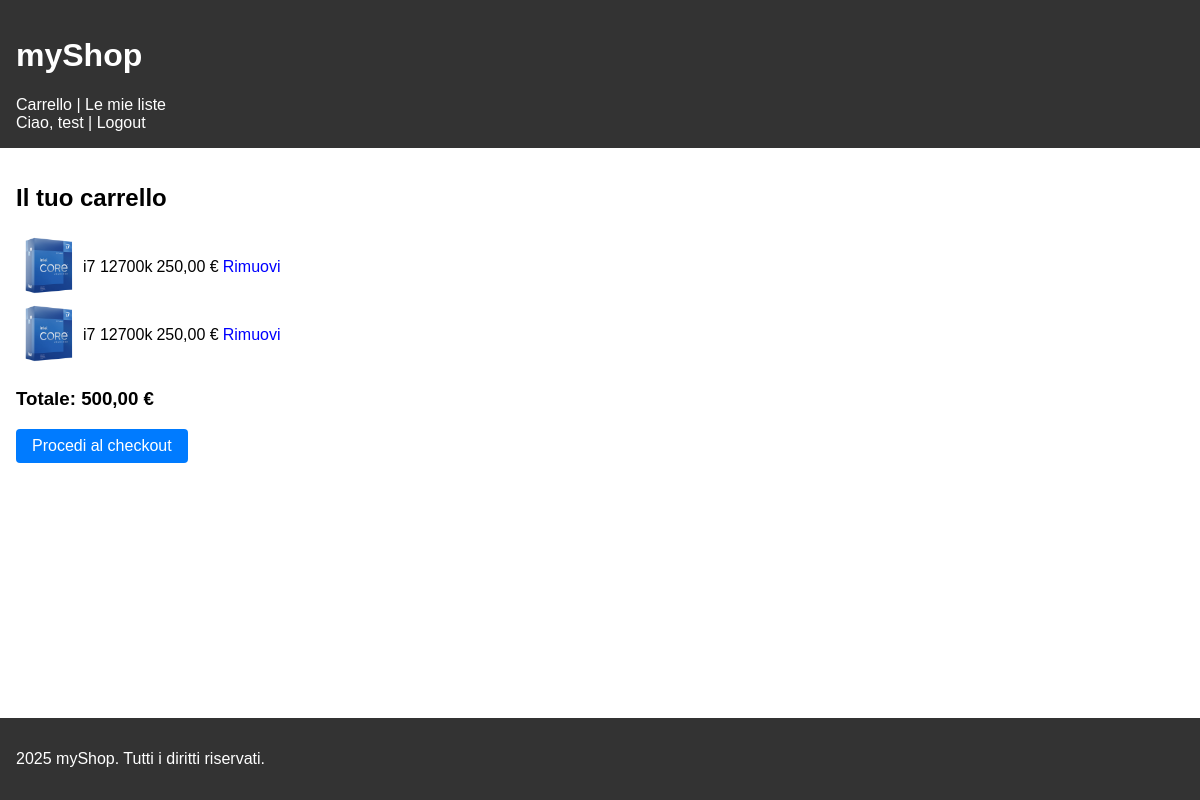
Before: /cart.php (signed in) with the older database file.
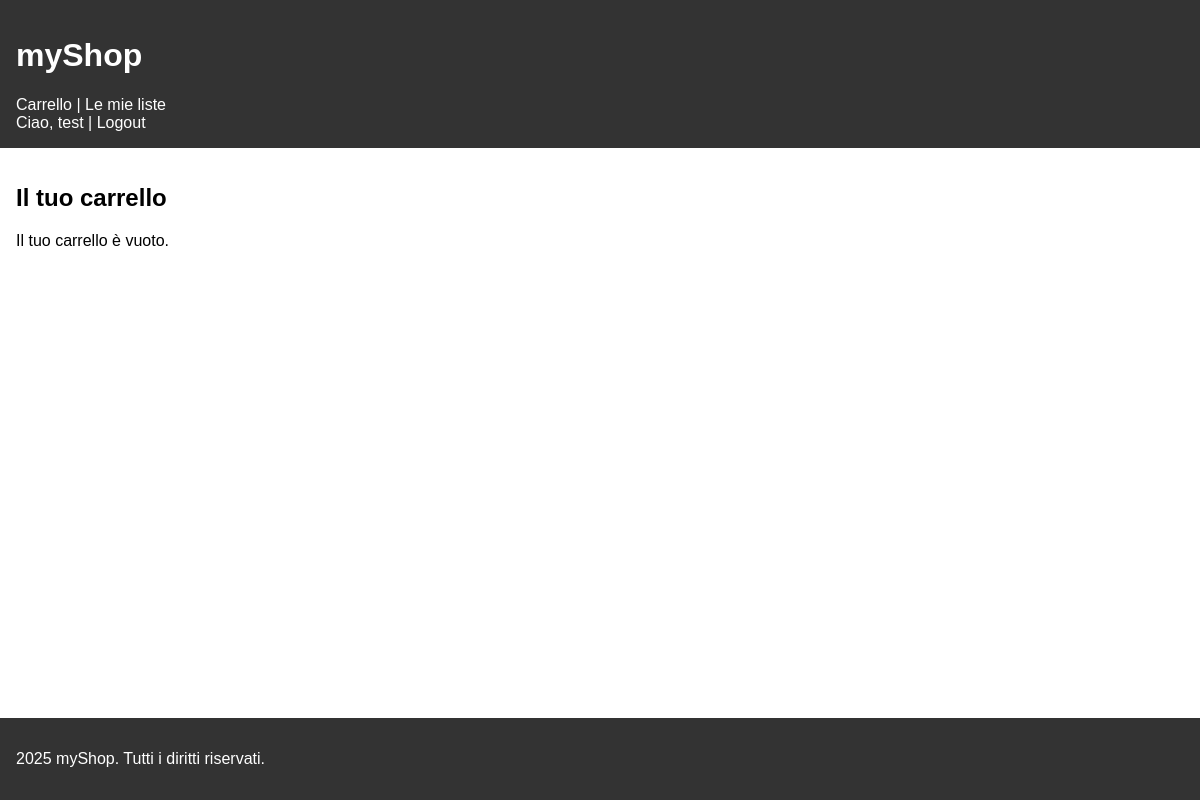
After: the same page with the newer database file.
### tables this page shows
CREATE TABLE IF NOT EXISTS `item_carrello` (
  `id` int NOT NULL AUTO_INCREMENT,
  `id_utente` int NOT NULL,
  `id_prodotto` int NOT NULL,
  PRIMARY KEY (`id`),
  KEY `id_utente` (`id_utente`),
  KEY `id_prodotto` (`id_prodotto`)
);

CREATE TABLE IF NOT EXISTS `prodotti` (
  `id` int NOT NULL AUTO_INCREMENT,
  `id_venditore` int NOT NULL,
  `nome` varchar(64) NOT NULL,
  `descrizione` varchar(1024) DEFAULT NULL,
  `prezzo` double NOT NULL,
  `immagine` varchar(255) DEFAULT NULL,
  PRIMARY KEY (`id`),
  KEY `id_venditore` (`id_venditore`)
);

### cart.php (the view, shortened to what this page needs)
<?php
require_once 'config/db.php';
$idUtente = $_SESSION['user_id'];
$sql = "
    SELECT c.id AS id_carrello, p.id AS id_prodotto, p.nome, p.prezzo, p.immagine
    FROM item_carrello c
    JOIN prodotti p ON c.id_prodotto = p.id
    WHERE c.id_utente = ?
";
$stmt = $pdo->prepare($sql);
$stmt->execute([$idUtente]);
$items = $stmt->fetchAll(PDO::FETCH_ASSOC);
$totale = 0;
foreach ($items as $item) {
    $totale += $item['prezzo'];
}
?>
<?php include 'templates/header.php'; ?>
<h2>Il tuo carrello</h2>
<?php if (count($items) > 0): ?>
    <table class="carrello">
        <tbody>
            <?php foreach ($items as $item): ?>
            <tr>
                <td>
                    <img src="images/<?= htmlspecialchars($item['immagine']) ?>"
                         alt="<?= htmlspecialchars($item['nome']) ?>" width="60">
                    <td>
                    <?= htmlspecialchars($item['nome']) ?>
            </td>
                </td>
                <td><?= number_format($item['prezzo'], 2, ',', '.') ?> €</td>
                <td>
                    <a href="resources/rimuovi_carrello.php?id=<?= $item['id_carrello'] ?>"
                       class="btn-danger">Rimuovi</a>
                </td>
            </tr>
            <?php endforeach; ?>
        </tbody>
    </table>
    <h3>Totale: <?= number_format($totale, 2, ',', '.') ?> €</h3>
    <a href="checkout.php" class="btn">Procedi al checkout</a>
<?php else: ?>
    <p>Il tuo carrello è vuoto.</p>
<?php endif; ?>
<?php include 'templates/footer.php'; ?>

Changed rows visible on the page:
removed item_carrello: prodotti.immagine (picture), prodotti.nome "i7 12700k", prodotti.prezzo "250,00"
removed item_carrello: prodotti.immagine (picture), prodotti.nome "i7 12700k", prodotti.prezzo "250,00"
Other visible differences:
$totale: "500,00" → (not shown)
text no longer shown: "Totale: € Procedi al checkout"
text now shown: "Il tuo carrello è vuoto."
